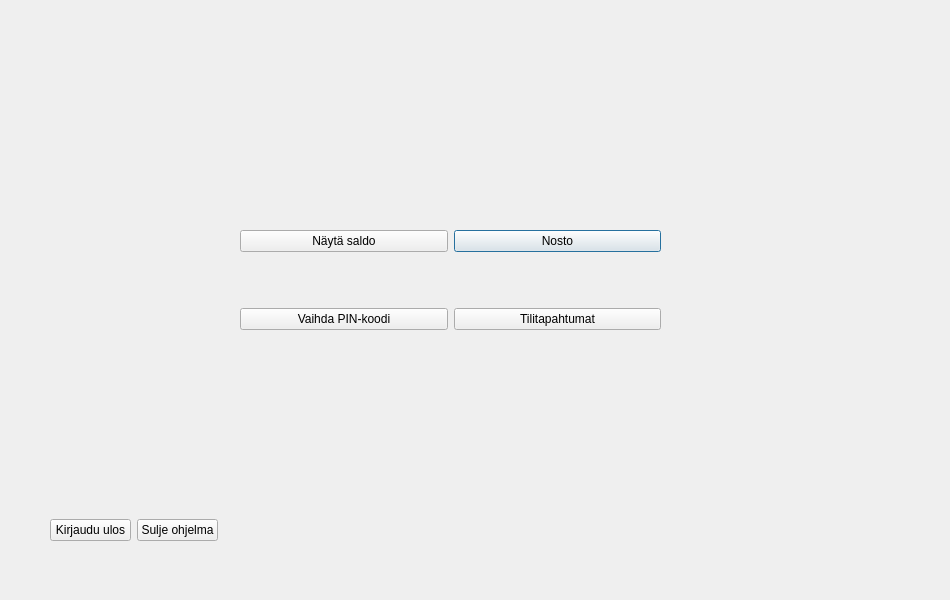
<?xml version="1.0" encoding="UTF-8"?>
<ui version="4.0">
 <class>Kayttoliittyma</class>
 <widget class="QDialog" name="Kayttoliittyma">
  <property name="geometry">
   <rect>
    <x>0</x>
    <y>0</y>
    <width>950</width>
    <height>600</height>
   </rect>
  </property>
  <property name="windowTitle">
   <string>Dialog</string>
  </property>
  <widget class="QLabel" name="label">
   <property name="geometry">
    <rect>
     <x>240</x>
     <y>110</y>
     <width>371</width>
     <height>41</height>
    </rect>
   </property>
   <property name="font">
    <font>
     <pointsize>20</pointsize>
    </font>
   </property>
   <property name="text">
    <string/>
   </property>
  </widget>
  <widget class="QWidget" name="gridLayoutWidget">
   <property name="geometry">
    <rect>
     <x>240</x>
     <y>180</y>
     <width>421</width>
     <height>201</height>
    </rect>
   </property>
   <layout class="QGridLayout" name="gridLayout">
    <item row="0" column="1">
     <widget class="QPushButton" name="nosto">
      <property name="text">
       <string>Nosto</string>
      </property>
     </widget>
    </item>
    <item row="0" column="0">
     <widget class="QPushButton" name="naytasaldo">
      <property name="text">
       <string>Näytä saldo</string>
      </property>
     </widget>
    </item>
    <item row="1" column="1">
     <widget class="QPushButton" name="tilitap">
      <property name="text">
       <string>Tilitapahtumat</string>
      </property>
     </widget>
    </item>
    <item row="1" column="0">
     <widget class="QPushButton" name="vaihda">
      <property name="text">
       <string>Vaihda PIN-koodi</string>
      </property>
     </widget>
    </item>
   </layout>
  </widget>
  <widget class="QLabel" name="time">
   <property name="geometry">
    <rect>
     <x>690</x>
     <y>550</y>
     <width>241</width>
     <height>20</height>
    </rect>
   </property>
   <property name="font">
    <font>
     <pointsize>11</pointsize>
    </font>
   </property>
   <property name="text">
    <string/>
   </property>
  </widget>
  <widget class="QWidget" name="horizontalLayoutWidget">
   <property name="geometry">
    <rect>
     <x>50</x>
     <y>490</y>
     <width>168</width>
     <height>80</height>
    </rect>
   </property>
   <layout class="QHBoxLayout" name="horizontalLayout">
    <item>
     <widget class="QPushButton" name="kirjauduulos">
      <property name="text">
       <string>Kirjaudu ulos</string>
      </property>
     </widget>
    </item>
    <item>
     <widget class="QPushButton" name="sulje">
      <property name="text">
       <string>Sulje ohjelma</string>
      </property>
     </widget>
    </item>
   </layout>
  </widget>
 </widget>
 <resources/>
 <connections/>
</ui>
